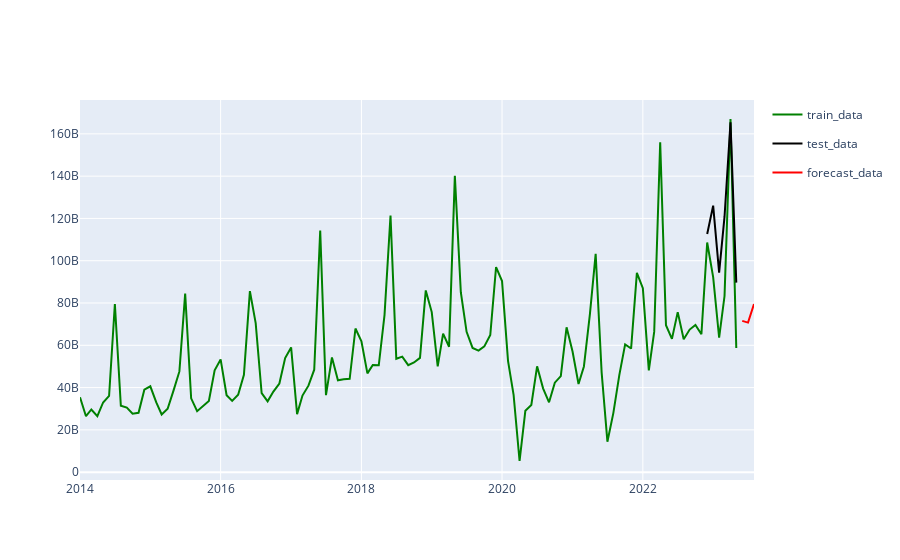

The code cell stored with this chart in its notebook:
### Code cell
import plotly.express as px

color_map = {'train_data': 'green', 'test_data': 'black', 'forecast_data': 'red'}

df['category'] = 'train_data'
monthly_trx_sc = px.line(df, x='year_month_str', y='sales', color='category', color_discrete_map=color_map)

df_predict = pd.DataFrame({'sales': list_hasil})
df_predict['year_month_str'] = df_noncovid.iloc[last_index:]['year_month_str'].to_list()
df_predict['category'] = 'test_data'
predict_sc = px.line(df_predict, x='year_month_str', y='sales', color='category', color_discrete_map=color_map)

df_forecast = pd.DataFrame({'sales': list_forecast, 'year_month_str': ['2023-06', '2023-07', '2023-08']})
df_forecast['category'] = 'forecast_data'
forecast_sc = px.line(df_forecast, x='year_month_str', y='sales', color='category', color_discrete_map=color_map)

layout = go.Layout(title='Monthly sales', xaxis=dict(title='Date'), yaxis=dict(title='Trx count'))
fig = go.Figure(data=monthly_trx_sc.data + predict_sc.data + forecast_sc.data)
fig.show()
